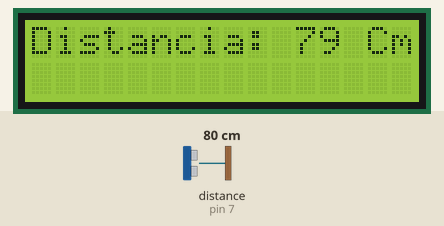
This sketch was run on a simulated Arduino Uno, built with avr-gcc and run on an emulated ATmega328P. Shown: 16×2 character LCD. Wiring (inferred from the names in the program): ultrasonic range finder: trigger pin 9; echo pin 7. Inputs (shaded band) come from the test bench; at power-on: distance to the obstacle (sensor on pin 7) 80 cm. The echo pulse lasts 58.3 µs per cm; what the sketch prints to the serial monitor is not drawn.

Above: at 1.2 s.
1.3 s: distance to the obstacle (sensor on pin 7) set to 2 cm
At 2.8 s:
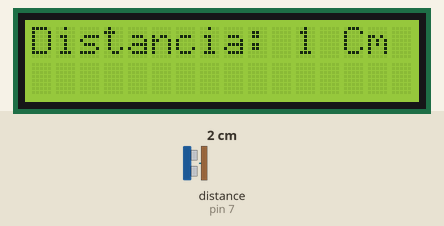
3.1 s: distance to the obstacle (sensor on pin 7) set to 4 cm
At 3.5 s:
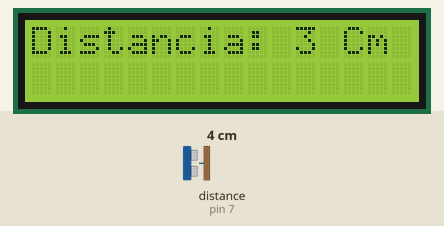
4.6 s: distance to the obstacle (sensor on pin 7) set to 9 cm
At 5.4 s:
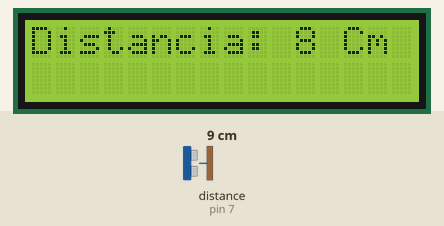
Timing chart, 0 to 7.6 s (numbered marks = the images above; inputs shaded):
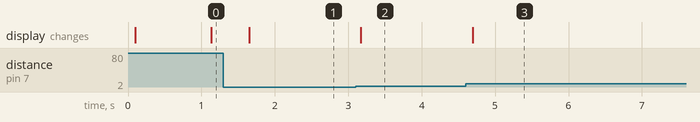

Measured:
- after the input at 1.3 s, the display: changes after 0.35 s (image 1)
- after the input at 3.1 s, the display: changes after 0.07 s (image 2)
- after the input at 4.6 s, the display: changes after 0.09 s (image 3)

The sketch:

MedirDistanciaYMostrarEnDisplay.ino
```cpp
#include <LiquidCrystal_I2C.h>
#include <Wire.h>

int trigPin = 9;
int echoPin = 7;

long duracion;
int distancia;

int ultimaDistancia = 0;

LiquidCrystal_I2C lcd(0x27, 16, 2);

void setup() {
  pinMode(trigPin, OUTPUT);
  pinMode(echoPin, INPUT);
  Serial.begin(9600);
  lcd.init();
  lcd.backlight();
  lcd.setCursor(0, 0);
    lcd.print("Temperatura ");
}

void loop() {
  // put your main code here, to run repeatedly:
  digitalWrite(trigPin, LOW);
  delayMicroseconds(2);

  digitalWrite(trigPin, HIGH);
  delayMicroseconds(10);
  digitalWrite(trigPin, LOW);

  duracion = pulseIn(echoPin, HIGH);
  distancia = (duracion * 0.034) / 2;

  Serial.println(distancia);

  if (distancia != ultimaDistancia) {
    lcd.clear();
    lcd.setCursor(0, 0);
    lcd.print("Distancia: ");
    lcd.print(distancia);
    lcd.print(" Cm ");
    ultimaDistancia=distancia;
  }


  delay(500);
}
```
